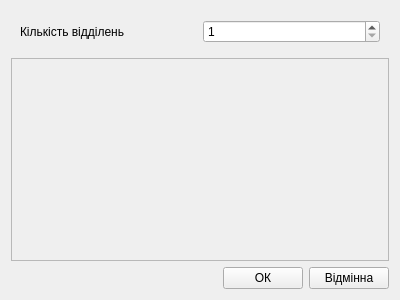
<?xml version="1.0" encoding="UTF-8"?>
<ui version="4.0">
 <class>DepartmentsInputForm</class>
 <widget class="QWidget" name="DepartmentsInputForm">
  <property name="geometry">
   <rect>
    <x>0</x>
    <y>0</y>
    <width>400</width>
    <height>300</height>
   </rect>
  </property>
  <property name="windowTitle">
   <string>Form</string>
  </property>
  <layout class="QVBoxLayout" name="verticalLayout">
   <item>
    <widget class="QWidget" name="horizontalWidget_3" native="true">
     <property name="sizePolicy">
      <sizepolicy hsizetype="Minimum" vsizetype="Maximum">
       <horstretch>0</horstretch>
       <verstretch>0</verstretch>
      </sizepolicy>
     </property>
     <layout class="QHBoxLayout" name="horizontalLayout_3">
      <item>
       <widget class="QLabel" name="label">
        <property name="text">
         <string>Кількість відділень</string>
        </property>
       </widget>
      </item>
      <item>
       <widget class="QSpinBox" name="department">
        <property name="minimum">
         <number>1</number>
        </property>
       </widget>
      </item>
     </layout>
    </widget>
   </item>
   <item>
    <widget class="QScrollArea" name="scrollArea">
     <property name="widgetResizable">
      <bool>true</bool>
     </property>
     <widget class="QWidget" name="conteiner">
      <property name="geometry">
       <rect>
        <x>0</x>
        <y>0</y>
        <width>376</width>
        <height>188</height>
       </rect>
      </property>
      <layout class="QVBoxLayout" name="verticalLayout_2"/>
     </widget>
    </widget>
   </item>
   <item>
    <layout class="QHBoxLayout" name="horizontalLayout">
     <item>
      <spacer name="horizontalSpacer">
       <property name="orientation">
        <enum>Qt::Horizontal</enum>
       </property>
       <property name="sizeHint" stdset="0">
        <size>
         <width>40</width>
         <height>20</height>
        </size>
       </property>
      </spacer>
     </item>
     <item>
      <widget class="QPushButton" name="btn_ok">
       <property name="text">
        <string>ОК</string>
       </property>
      </widget>
     </item>
     <item>
      <widget class="QPushButton" name="btn_cancel">
       <property name="text">
        <string>Відмінна</string>
       </property>
      </widget>
     </item>
    </layout>
   </item>
  </layout>
 </widget>
 <resources/>
 <connections/>
</ui>
